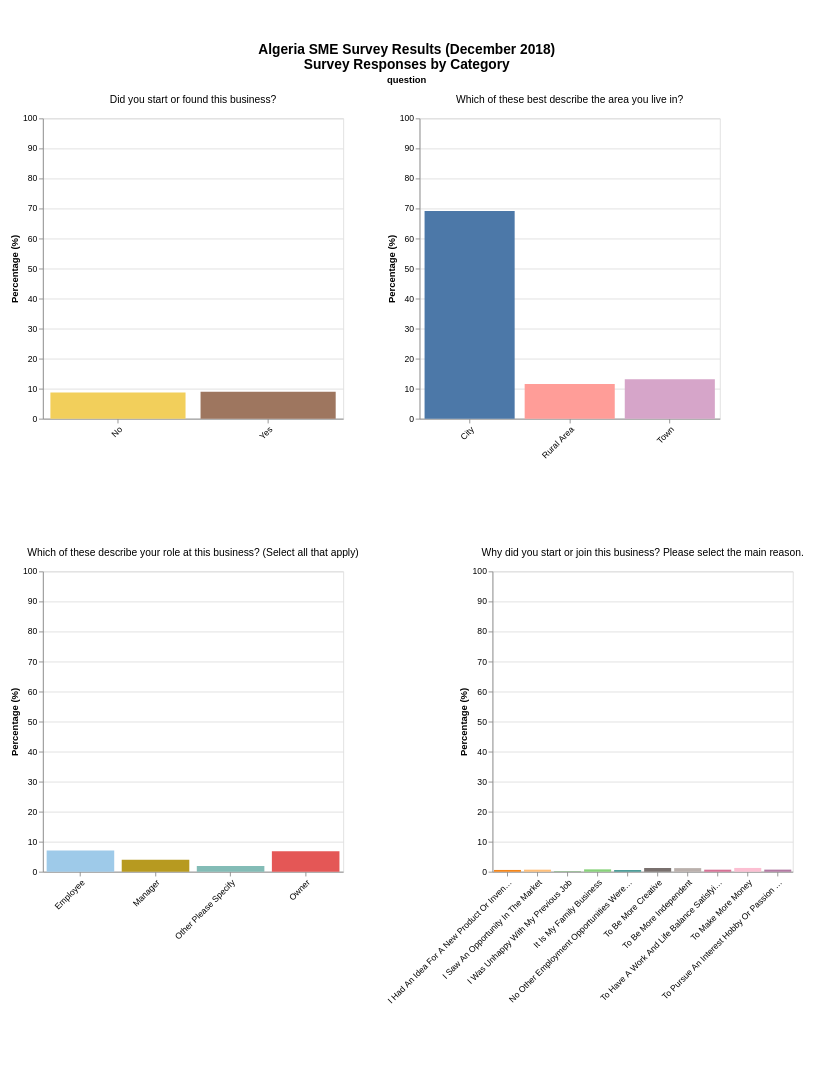

Notebook cell for this chart:
### Code cell
# Create interactive chart with dropdown filter
dropdown = alt.binding_select(
    options=list(combined_df['category'].unique()),
    name='Select Category: '
)

selection = alt.selection_point(
    fields=['category'],
    bind=dropdown,
    value=[{'category': combined_df['category'].iloc[0]}]
)

base_chart = alt.Chart(combined_df).mark_bar().encode(
    x=alt.X('response:N', 
            title=None,
            axis=alt.Axis(labelAngle=-45, labelLimit=200, labelAlign='right')),
    y=alt.Y('value:Q', 
            title='Percentage (%)',
            scale=alt.Scale(domain=[0, 100])),
    color=alt.Color('response:N', 
                    scale=alt.Scale(scheme='tableau20'),
                    legend=None),
    tooltip=[
        alt.Tooltip('category:N', title='Category'),
        alt.Tooltip('question:N', title='Question'),
        alt.Tooltip('response:N', title='Response'),
        alt.Tooltip('value:Q', title='Percentage', format='.1f')
    ]
).properties(
    width=350,
    height=350
)

chart = base_chart.add_params(
    selection
).transform_filter(
    selection
).facet(
    facet=alt.Facet('question:N', header=alt.Header(labelLimit=400, labelFontSize=12, titleOrient='top')),
    columns=2,
    spacing={'row': 100, 'column': 30}
).properties(
    title={
        "text": ["Algeria SME Survey Results (December 2018)", "Survey Responses by Category"],
        "fontSize": 16,
        "fontWeight": "bold",
        "anchor": "middle"
    }
).resolve_scale(
    x='independent',
    y='independent'
).configure_view(
    strokeWidth=0,
    continuousHeight=300,
    continuousWidth=350
).configure_axis(
    labelPadding=10,
    titlePadding=15
).configure(
    padding={'left': 10, 'right': 10, 'top': 50, 'bottom': 100}
)

display(chart)

# Save the chart to HTML file for better viewing
chart.save('algeria_sme_survey_2018.html')
print("\nChart saved to 'algeria_sme_survey_2018.html' - open this file in a browser to see all charts properly")

### Figure 1 — Vega-Lite specification as saved in the notebook (floating-point values rounded to 4 significant figures)
{"config": {"view": {"continuousWidth": 300, "continuousHeight": 300}, "padding": {"left": 10, "right": 10, "top": 50, "bottom": 100}}, "data": {"name": "data-dfc83578cb51759bcb39c455f8627472"}, "facet": {"field": "question", "header": {"labelFontSize": 12, "labelLimit": 400, "titleOrient": "top"}, "type": "nominal"}, "spec": {"mark": {"type": "bar"}, "encoding": {"color": {"field": "response", "legend": null, "scale": {"scheme": "tableau20"}, "type": "nominal"}, "tooltip": [{"field": "category", "title": "Category", "type": "nominal"}, {"field": "question", "title": "Question", "type": "nominal"}, {"field": "response", "title": "Response", "type": "nominal"}, {"field": "value", "format": ".1f", "title": "Percentage", "type": "quantitative"}], "x": {"axis": {"labelAlign": "right", "labelAngle": -45, "labelLimit": 200}, "field": "response", "title": null, "type": "nominal"}, "y": {"field": "value", "scale": {"domain": [0, 100]}, "title": "Percentage (%)", "type": "quantitative"}}, "height": 350, "name": "view_858f5531fe0a8ce6_0", "transform": [{"filter": {"param": "param_cb8e14568a5d4a42"}}], "width": 350}, "columns": 2, "params": [{"name": "param_cb8e14568a5d4a42", "select": {"type": "point", "fields": ["category"]}, "bind": {"input": "select", "options": ["Business Description", "Income", "Skills", "Social Media", "Community", "Work Roles"], "name": "Select Category: "}, "value": [{"category": "Business Description"}], "views": ["view_858f5531fe0a8ce6_0"]}], "resolve": {"scale": {"x": "independent", "y": "independent"}}, "spacing": {"row": 100, "column": 30}, "title": {"text": ["Algeria SME Survey Results (December 2018)", "Survey Responses by Category"], "fontSize": 16, "fontWeight": "bold", "anchor": "middle"}, "$schema": "https://vega.github.io/schema/vega-lite/v6.1.0.json", "datasets": {"data-dfc83578cb51759bcb39c455f8627472": [{"category": "Business Description", "question": "Why did you start or join this business? Please select the main reason.", "response": "To Make More Money", "value": 1.259}, {"category": "Business Description", "question": "Why did you start or join this business? Please select the main reason.", "response": "No Other Employment Opportunities Were Available", "value": 0.5574}, {"category": "Business Description", "question": "Why did you start or join this business? Please select the main reason.", "response": "I Saw An Opportunity In The Market", "value": 0.6832}, {"category": "Business Description", "question": "Why did you start or join this business? Please select the main reason.", "response": "To Be More Independent", "value": 1.205}, {"category": "Business Description", "question": "Why did you start or join this business? Please select the main reason.", "response": "It Is My Family Business", "value": 0.7911}, {"category": "Business Description", "question": "Why did you start or join this business? Please select the main reason.", "response": "To Be More Creative", "value": 1.241}, {"category": "Business Description", "question": "Why did you start or join this business? Please select the main reason.", "response": "To Pursue An Interest Hobby Or Passion Of Mine", "value": 0.7012}, {"category": "Business Description", "question": "Why did you start or join this business? Please select the main reason.", "response": "To Have A Work And Life Balance Satisfying My Needs", "value": 0.6832}, {"category": "Business Description", "question": "Why did you start or join this business? Please select the main reason.", "response": "I Had An Idea For A New Product Or Invention", "value": 0.5933}, {"category": "Business Description", "question": "Why did you start or join this business? Please select the main reason.", "response": "I Was Unhappy With My Previous Job", "value": 0.1259}, {"category": "Business Description", "question": "Which of these describe your role at this business? (Select all that apply)", "response": "Owner", "value": 6.796}, {"category": "Business Description", "question": "Which of these describe your role at this business? (Select all that apply)", "response": "Manager", "value": 3.973}, {"category": "Business Description", "question": "Which of these describe your role at this business? (Select all that apply)", "response": "Employee", "value": 7.066}, {"category": "Business Description", "question": "Which of these describe your role at this business? (Select all that apply)", "response": "Other Please Specify", "value": 1.924}, {"category": "Business Description", "question": "Did you start or found this business?", "response": "Yes", "value": 8.99}, {"category": "Business Description", "question": "Did you start or found this business?", "response": "No", "value": 8.738}, {"category": "Business Description", "question": "Which of these best describe the area you live in?", "response": "City", "value": 69.17}, {"category": "Business Description", "question": "Which of these best describe the area you live in?", "response": "Town", "value": 13.12}, {"category": "Business Description", "question": "Which of these best describe the area you live in?", "response": "Rural Area", "value": 11.52}, {"category": "Income", "question": "At this time, does this business have a line of credit or loan from a bank or financial institution?", "response": "No", "value": 8.198}, {"category": "Income", "question": "At this time, does this business have a line of credit or loan from a bank or financial institution?", "response": "Im Not Sure", "value": 4.171}, {"category": "Income", "question": "At this time, does this business have a line of credit or loan from a bank or financial institution?", "response": "Yes", "value": 1.564}, {"category": "Income", "question": "Where did most of the starting money or funding for this business come from?", "response": "Own Savings", "value": 4.279}, {"category": "Income", "question": "Where did most of the starting money or funding for this business come from?", "response": "Family Inheritance", "value": 1.079}, {"category": "Income", "question": "Where did most of the starting money or funding for this business come from?", "response": "Spouse Or Partners Savings", "value": 0.3596}, {"category": "Income", "question": "Where did most of the starting money or funding for this business come from?", "response": "Other Please Specify", "value": 0.4135}, {"category": "Income", "question": "Where did most of the starting money or funding for this business come from?", "response": "Loan From Relatives Or Friends", "value": 1.277}, {"category": "Income", "question": "Where did most of the starting money or funding for this business come from?", "response": "Im Not Sure", "value": 4.567}, {"category": "Income", "question": "Where did most of the starting money or funding for this business come from?", "response": "Loan From A Bank Or Financial Institution", "value": 0.7551}, {"category": "Income", "question": "Where did most of the starting money or funding for this business come from?", "response": "Group Savings", "value": 0.845}, {"category": "Skills", "question": "How well do the following statements describe you?", "response": "I Can Always Manage To Solve Difficult Problems If I Try Hard Enough", "value": 34.2}, {"category": "Skills", "question": "How well do the following statements describe you?", "response": "It Is Easy For Me To Stick To My Aims And Accomplish My Goals", "value": 31.18}, {"category": "Skills", "question": "How well do the following statements describe you?", "response": "I Can Solve Most Problems If I Invest The Necessary Effort", "value": 33.17}, {"category": "Skills", "question": "How well do the following statements describe you?", "response": "I Can Remain Calm When Facing Difficulties", "value": 33.53}, {"category": "Skills", "question": "How well do the following statements describe you?", "response": "I Can Usually Handle Whatever Comes My Way", "value": 31.86}, {"category": "Skills", "question": "How well do the following statements describe you?", "response": "Being The Founder Of A Business Is An Important Part Of Who I Am", "value": 26.86}, {"category": "Skills", "question": "How well do the following statements describe you?", "response": "I Would Feel A Loss If I Were Forced To Give Up Being An Entrepreneur", "value": 23.68}, {"category": "Skills", "question": "How well do the following statements describe you?", "response": "Comparison To Others Running Businesses In This Sector", "value": 21.23}, {"category": "Skills", "question": "How well do the following statements describe you?", "response": "I Have An Easy Time Establishing Good Relationships", "value": 28.26}, {"category": "Skills", "question": "How well do the following statements describe you?", "response": "When I Have Made A Mistake I Know Immediately How To Correct It", "value": 30.58}, {"category": "Skills", "question": "How well do the following statements describe you?", "response": "When I Do Something Wrong At Work I Correct It Immediately", "value": 33.46}, {"category": "Skills", "question": "How well do the following statements describe you?", "response": "If It Is At All Possible To Correct A Mistake", "value": 30.17}, {"category": "Skills", "question": "How well do the following statements describe you?", "response": "I Don T Let Go Of The Goal Although I Make Mistakes", "value": 32.65}, {"category": "Skills", "question": "When you were a child, did your mother or father manage or own a business?", "response": "No", "value": 7.497}, {"category": "Skills", "question": "When you were a child, did your mother or father manage or own a business?", "response": "My Mother In The Same Sector As This Business", "value": 0.2157}, {"category": "Skills", "question": "When you were a child, did your mother or father manage or own a business?", "response": "My Father In The Same Sector As This Business", "value": 1.079}, {"category": "Skills", "question": "When you were a child, did your mother or father manage or own a business?", "response": "My Mother In A Different Sector As This Business", "value": 0.3596}, {"category": "Skills", "question": "When you were a child, did your mother or father manage or own a business?", "response": "My Father In A Different Sector As This Business", "value": 2.589}, {"category": "Social Media", "question": "How does using social media (like Facebook, Instagram, or WhatsApp) affect this business?", "response": "It Helps A Lot", "value": 5.124}, {"category": "Social Media", "question": "How does using social media (like Facebook, Instagram, or WhatsApp) affect this business?", "response": "No Change", "value": 1.636}, {"category": "Social Media", "question": "How does using social media (like Facebook, Instagram, or WhatsApp) affect this business?", "response": "It Helps A Little", "value": 3.074}, {"category": "Social Media", "question": "How does using social media (like Facebook, Instagram, or WhatsApp) affect this business?", "response": "This Business Doesnt Use Social Media", "value": 1.924}, {"category": "Social Media", "question": "How does using social media (like Facebook, Instagram, or WhatsApp) affect this business?", "response": "It Hurts A Little", "value": 0.3236}, {"category": "Social Media", "question": "How does using social media (like Facebook, Instagram, or WhatsApp) affect this business?", "response": "It Hurts A Lot", "value": 0.2157}, {"category": "Community", "question": "Of the following, which are the 3 biggest challenges in your community today?", "response": "Poor Infrastructure Water Electricity Roads", "value": 3.416}, {"category": "Community", "question": "Of the following, which are the 3 biggest challenges in your community today?", "response": "Too Much Violence And Crime", "value": 2.247}, {"category": "Community", "question": "Of the following, which are the 3 biggest challenges in your community today?", "response": "Poor Access To Adequate Health Services", "value": 3.758}, {"category": "Community", "question": "Of the following, which are the 3 biggest challenges in your community today?", "response": "Hunger And Malnutrition", "value": 0.7371}, {"category": "Community", "question": "Of the following, which are the 3 biggest challenges in your community today?", "response": "Poor Schools Or Limited Education Opportunities", "value": 3.83}, {"category": "Community", "question": "Of the following, which are the 3 biggest challenges in your community today?", "response": "Pollution Air Water Garbage", "value": 3.164}, {"category": "Community", "question": "Of the following, which are the 3 biggest challenges in your community today?", "response": "A Lack Of Opportunities For Women And Girls", "value": 1.384}, {"category": "Community", "question": "Of the following, which are the 3 biggest challenges in your community today?", "response": "Not Enough Or Poor Job Prospects", "value": 6.598}, {"category": "Community", "question": "In your main business's industry and sector, do you think more businesses are owned by men or by women?", "response": "Men", "value": 13.83}, {"category": "Community", "question": "In your main business's industry and sector, do you think more businesses are owned by men or by women?", "response": "Women", "value": 2.679}, {"category": "Community", "question": "A role model is a person who serves as an example. Did you have a key role model growing up?", "response": "Yes A Man", "value": 6.077}, {"category": "Community", "question": "A role model is a person who serves as an example. Did you have a key role model growing up?", "response": "No", "value": 3.722}, {"category": "Community", "question": "A role model is a person who serves as an example. Did you have a key role model growing up?", "response": "Yes A Woman", "value": 1.42}, {"category": "Work Roles", "question": "What type of work does your spouse or partner do? (Select all that apply)", "response": "Manage Co Manage Or Own A Business", "value": 0.9888}, {"category": "Work Roles", "question": "What type of work does your spouse or partner do? (Select all that apply)", "response": "Work Unpaid For A Family Business", "value": 0.4675}, {"category": "Work Roles", "question": "What type of work does your spouse or partner do? (Select all that apply)", "response": "Work For Pay From A Business", "value": 1.456}, {"category": "Work Roles", "question": "What type of work does your spouse or partner do? (Select all that apply)", "response": "Work For Pay But Not From A Business", "value": 0.827}, {"category": "Work Roles", "question": "What type of work does your spouse or partner do? (Select all that apply)", "response": "Work On A Farm", "value": 0.3416}, {"category": "Work Roles", "question": "What type of work does your spouse or partner do? (Select all that apply)", "response": "Work For The Government", "value": 0.9529}, {"category": "Work Roles", "question": "What type of work does your spouse or partner do? (Select all that apply)", "response": "Unemployed Or Not Working", "value": 3.973}, {"category": "Work Roles", "question": "What type of work does your spouse or partner do? (Select all that apply)", "response": "Other Please Specify", "value": 1.223}, {"category": "Work Roles", "question": "What type of work do you do? (Select all that apply)", "response": "Manage Co Manage Or Own A Business", "value": 6.76}, {"category": "Work Roles", "question": "What type of work do you do? (Select all that apply)", "response": "Work Unpaid For A Family Business", "value": 1.834}, {"category": "Work Roles", "question": "What type of work do you do? (Select all that apply)", "response": "Work For Pay From A Business", "value": 5.789}, {"category": "Work Roles", "question": "What type of work do you do? (Select all that apply)", "response": "Work For Pay But Not From A Business", "value": 3.56}, {"category": "Work Roles", "question": "What type of work do you do? (Select all that apply)", "response": "Work On A Farm", "value": 1.151}, {"category": "Work Roles", "question": "What type of work do you do? (Select all that apply)", "response": "Work For The Government", "value": 4.279}, {"category": "Work Roles", "question": "What type of work do you do? (Select all that apply)", "response": "Unemployed Or Not Working", "value": 9.583}, {"category": "Work Roles", "question": "What type of work do you do? (Select all that apply)", "response": "Other Please Specify", "value": 6.275}, {"category": "Work Roles", "question": "In what ways did your spouse or partner help you start this business?", "response": "He She Did Not Help Me In Any Way", "value": 1.456}, {"category": "Work Roles", "question": "In what ways did your spouse or partner help you start this business?", "response": "He She Contributed Money", "value": 0.5753}, {"category": "Work Roles", "question": "In what ways did your spouse or partner help you start this business?", "response": "He She Gave Me Advice", "value": 1.942}, {"category": "Work Roles", "question": "In what ways did your spouse or partner help you start this business?", "response": "He She Helped Me Register With Authorities And Get A License", "value": 0.2697}, {"category": "Work Roles", "question": "In what ways did your spouse or partner help you start this business?", "response": "Other Please Specify", "value": 0.1618}]}}
